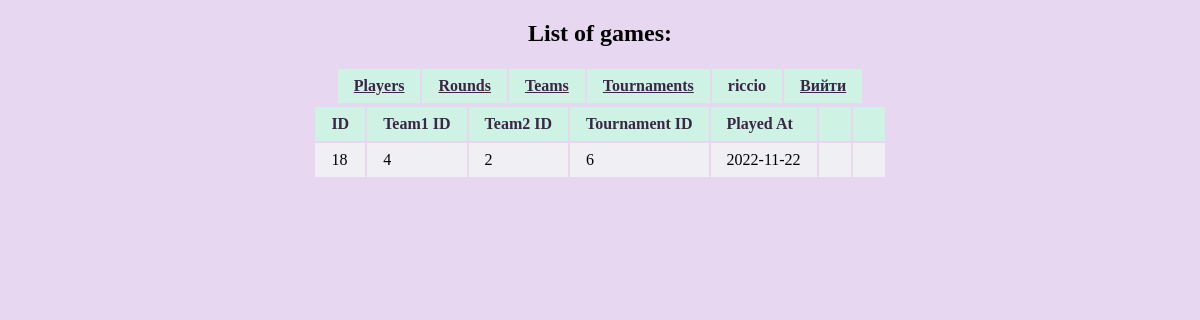
/ (signed in), run on the app's committed database.
### tables this page shows
CREATE TABLE `Game` (
  `id` int NOT NULL,
  `team1_id` int NOT NULL,
  `team2_id` int NOT NULL,
  `tournament_id` int NOT NULL,
  `played_at` varchar(11) NOT NULL
);

### index.php (the view, shortened to what this page needs)
<!DOCTYPE html>
<html>
<head>
<link rel="stylesheet" href="css/base.css">
</head>
<body>
<h2 style="text-align: center;">List of games:</h2>
<table>
    <tr>
        <th><a href="player.php">Players</a></th>
        <th><a href="round.php">Rounds</a></th>
        <th><a href="team.php">Teams</a></th>
        <th><a href="tournament.php">Tournaments</a></th>
        <th><?php echo $_COOKIE["usernamecookie"];?></th>
        <th><a href="logout.php">Вийти</a></th>
    </tr>
</table>
<?php
include "connect.php";
$sql = "SELECT * FROM Game";
if($result = mysqli_query($conn, $sql)){
    echo "<table><tr><th>ID</th><th>Team1 ID</th><th>Team2 ID</th><th>Tournament ID</th><th>Played At</th><th></th><th></th></tr>";
    foreach($result as $row){
        echo "<tr>";
            echo "<td>" . $row["id"] . "</td>";
            echo "<td>" . $row["team1_id"] . "</td>";
            echo "<td>" . $row["team2_id"] . "</td>";
            echo "<td>" . $row["tournament_id"] . "</td>";
            echo "<td>" . $row["played_at"] . "</td>";
            if('admin' == $_COOKIE["userlevelcookie"]){
            echo "<td><a href='update_index.php?id=" . $row["id"] . "'>Змінити</a></td>";
            echo "<td><form action='delete_game.php' method='post'>
                        <input type='hidden' name='id'\ value='" . $row["id"] . "' />
                        <input type='submit' value='Видалити'>
                   </form></td>";
            } else {
                echo "<td></td>";
                echo "<td></td>";
            }
        echo "</tr>";
    }
    echo "</table>";
} else{
    echo "Помилка: " . $conn->error;
}
?>
</body>
</html>

### css/base.css (style rules this page uses)
* { margin-left: auto; margin-right: auto; }
body { background-color: #E8D7F1; }
table { max-width: 100%; }
tr:nth-child(odd) { background-color: #CEF3E4; }
tr:nth-child(even) { background-color: #F0EFF4; }
th { background-color: #CEF3E4; color: #3D2645; }
th, td { text-align: left; padding: 0.5em 1em; }
td::before { display: none; }
a { color: #3D2645; }

### data on the page
game: id "18", team1 "4", team2 "2", tournament "6", played_at "2022-11-22"

### other printed values
$_COOKIE["usernamecookie"] "riccio"
